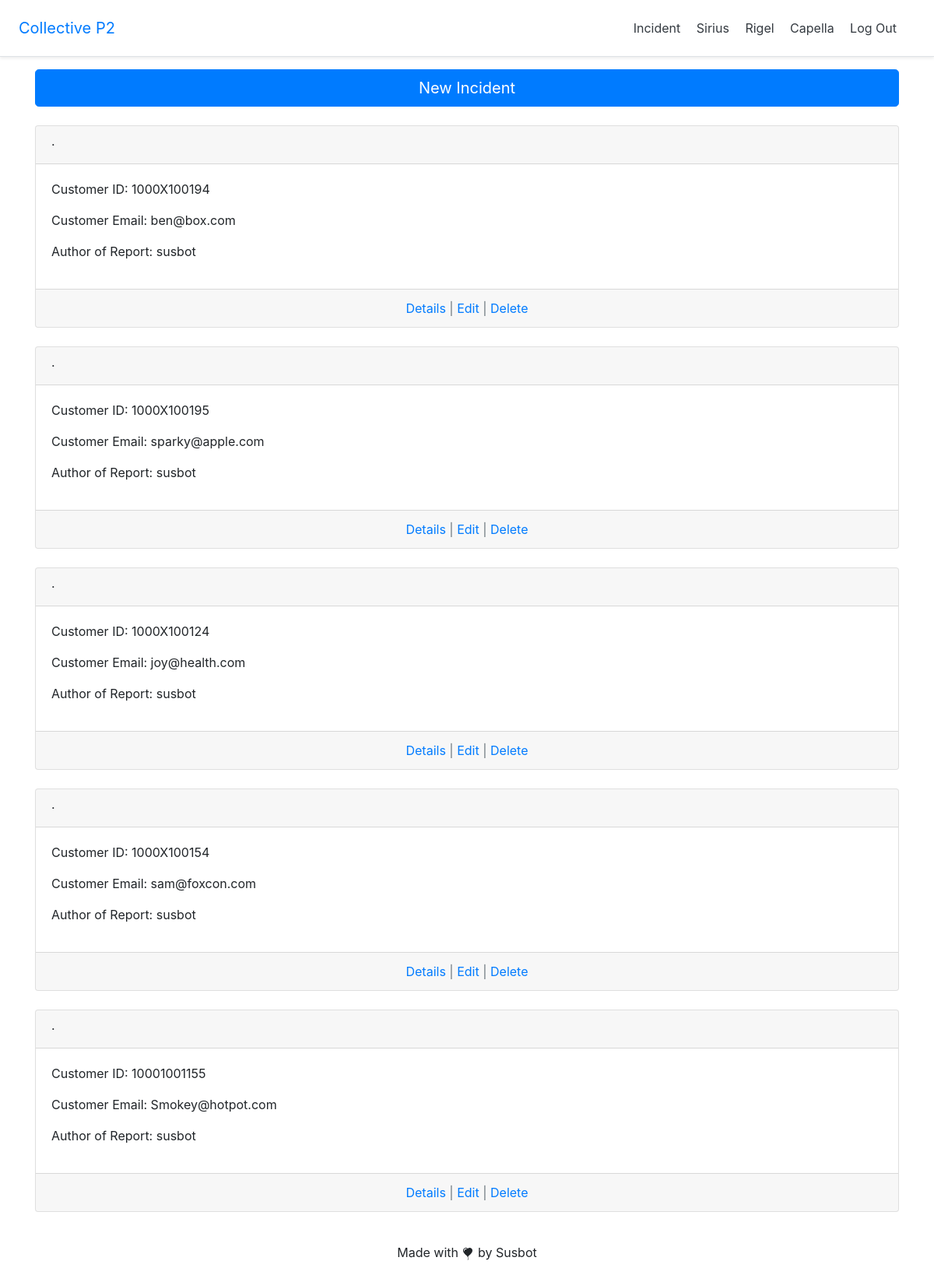
/incidents/ (signed in), run on the app's committed database.
### incidents/models.py (models this page shows, shortened)
class Incident(models.Model):
    what_happened = models.CharField(max_length=40, choices=incident_type)
    customer_id = models.CharField(max_length=15)
    customer_email = models.EmailField()
    when_did_it_happen = models.DateField(auto_now_add=True, editable=False)
    how_was_it_discovered = models.TextField()
    how_could_we_have_prevented_this = models.TextField()
    additional_notes = models.TextField()
    data_of_incident = models.DateField(auto_now=False)
    author = models.ForeignKey(
        get_user_model(),
        on_delete=models.CASCADE
    )

### accounts/models.py (models this page shows)
class CustomUser(AbstractUser):
    age = models.PositiveIntegerField(null=True, blank=True)

### incidents/views.py (the view)
# urls.py: path('', HomeListView.as_view(), name='incidents/incident_list'),
class HomeListView(LoginRequiredMixin, ListView):
    model = Incident
    template_name = 'incidents/incident_list.html'

### templates/incidents/incident_list.html (shortened to what this page needs)
{% extends 'base.html' %}
{% block content %}
    <div>
        <a class="btn btn-primary btn-lg btn-block" href="{% url 'incidents/incident_new' %}">New Incident</a>
    </div>
    <br />
    {% for incident in object_list %}
        <div class="card">
            <div class="card-header">
                 &middot;
            </div>
            <div class="card-body">
                <p>Customer ID: {{ incident.customer_id }} </p>
                <p>Customer Email: {{ incident.customer_email }} </p>
                <p>Author of Report: {{ incident.author }}</p>
            </div>
            <div class="card-footer text-center text-muted">
                <a href="{% url 'incidents/incident_detail' incident.pk %}">Details</a> |
                <a href="{% url 'incidents/incident_edit' incident.pk %}">Edit</a> |
                <a href="{% url 'incidents/incident_delete' incident.pk %}">Delete</a>
            </div>
        </div>
        <br />
    {% endfor %}
{% endblock content %}

### templates/base.html (shortened to what this page needs)
<!DOCTYPE html>
<html>
<head>
</head>
<body>
    <header>
        <div class="d-flex flex-column flex-md-row align-items-center p-3 px-md-4
     mb-3 bg-white border-bottom shadow-sm">
            <a href="{% url 'home' %}" class="navbar-brand my-0 mr-md-auto font-weight-normal">Collective P2</a>
            <nav class="my-2 my-md-0 mr-md-3">
                {% if user.is_authenticated %}
                    <a class="p-2 text-dark" href="{% url 'incidents/incident_list' %}">Incident</a>
                    <a class="p-2 text-dark" href="">Sirius</a>
                    <a class="p-2 text-dark" href="">Rigel</a>
                    <a class="p-2 text-dark" href="">Capella</a>
                    <a class="p-2 text-dark" href="{% url 'logout' %}">Log Out</a>
                {% else %}
                    <a class="btn btn-outline-primary" href="{% url 'login' %}">Log In</a>
                    <a class="btn btn-outline-primary" href="{% url 'signup' %}">Sign Up</a>
                {% endif %}
            </nav>
        </div>
    </header>
    <div class="container">
            {% block content %}
            {% endblock content %}
    </div>
    <link rel="stylesheet" href="https://stackpath.bootstrapcdn.com/bootstrap/4.5.0/css/bootstrap.min.css">
    <footer>
        <div class="footer-copyright text-center py-3">
            <p>Made with  by Susbot</p>
        </div>
    </footer>
</body>
</html>

### data on the page
Incident: customer_id "1000X100194", customer_email "ben@box.com", author "susbot"
Incident: customer_id "1000X100195", customer_email "sparky@apple.com", author "susbot"
Incident: customer_id "1000X100124", customer_email "joy@health.com", author "susbot"
Incident: customer_id "1000X100154", customer_email "sam@foxcon.com", author "susbot"
Incident: customer_id "10001001155", customer_email "Smokey@hotpot.com", author "susbot"
